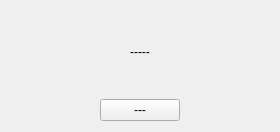
<?xml version="1.0" encoding="UTF-8"?>
<ui version="4.0">
 <class>AmpouleVue</class>
 <widget class="QWidget" name="AmpouleVue">
  <property name="geometry">
   <rect>
    <x>0</x>
    <y>0</y>
    <width>280</width>
    <height>132</height>
   </rect>
  </property>
  <property name="windowTitle">
   <string>Ampoule</string>
  </property>
  <layout class="QVBoxLayout" name="verticalLayout">
   <item>
    <widget class="QLabel" name="labelEtat">
     <property name="sizePolicy">
      <sizepolicy hsizetype="Preferred" vsizetype="Preferred">
       <horstretch>0</horstretch>
       <verstretch>0</verstretch>
      </sizepolicy>
     </property>
     <property name="text">
      <string>-----</string>
     </property>
     <property name="alignment">
      <set>Qt::AlignCenter</set>
     </property>
    </widget>
   </item>
   <item>
    <layout class="QHBoxLayout" name="horizontalLayout">
     <item>
      <spacer name="horizontalSpacer">
       <property name="orientation">
        <enum>Qt::Horizontal</enum>
       </property>
       <property name="sizeHint" stdset="0">
        <size>
         <width>40</width>
         <height>20</height>
        </size>
       </property>
      </spacer>
     </item>
     <item>
      <widget class="QPushButton" name="bLumiere">
       <property name="text">
        <string>---</string>
       </property>
      </widget>
     </item>
     <item>
      <spacer name="horizontalSpacer_2">
       <property name="orientation">
        <enum>Qt::Horizontal</enum>
       </property>
       <property name="sizeHint" stdset="0">
        <size>
         <width>40</width>
         <height>20</height>
        </size>
       </property>
      </spacer>
     </item>
    </layout>
   </item>
  </layout>
 </widget>
 <resources/>
 <connections/>
</ui>
